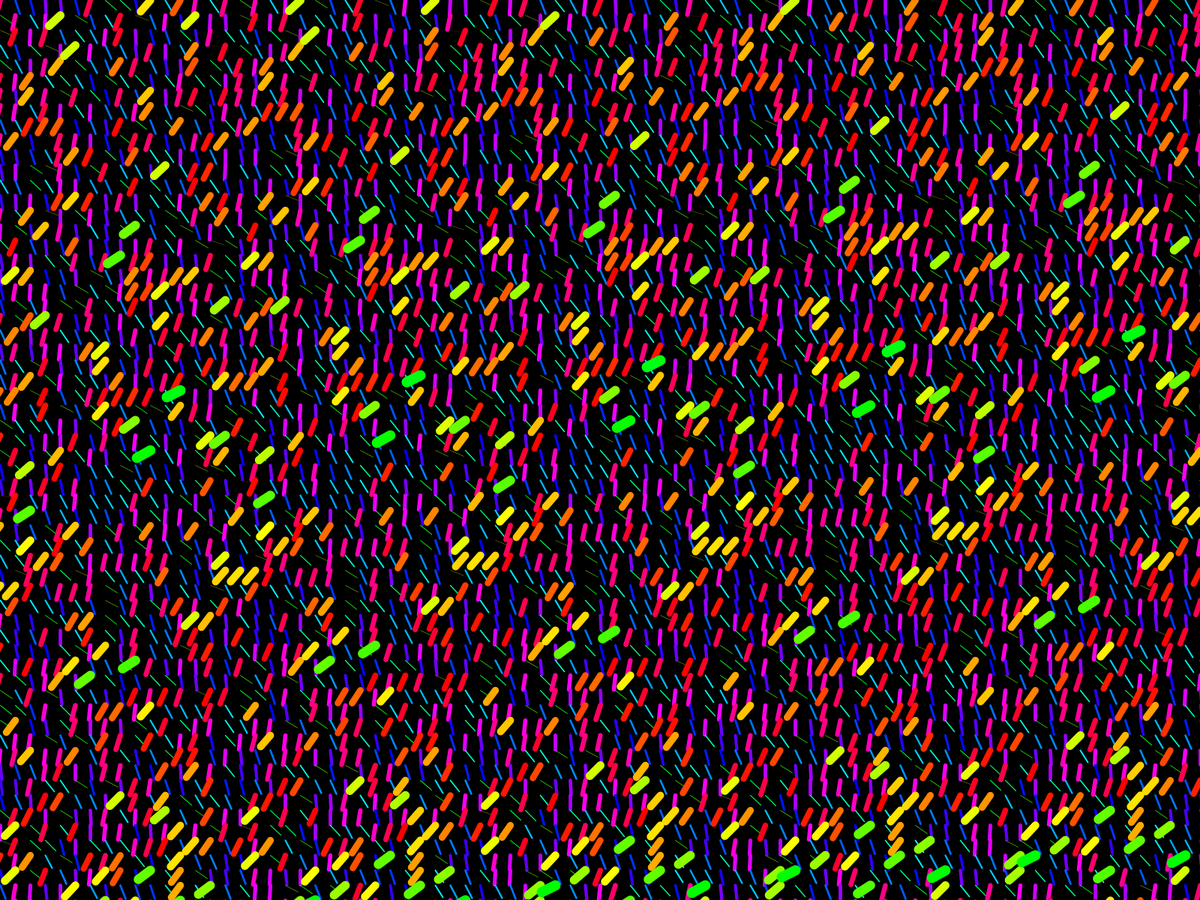
Frame 1 (no input)
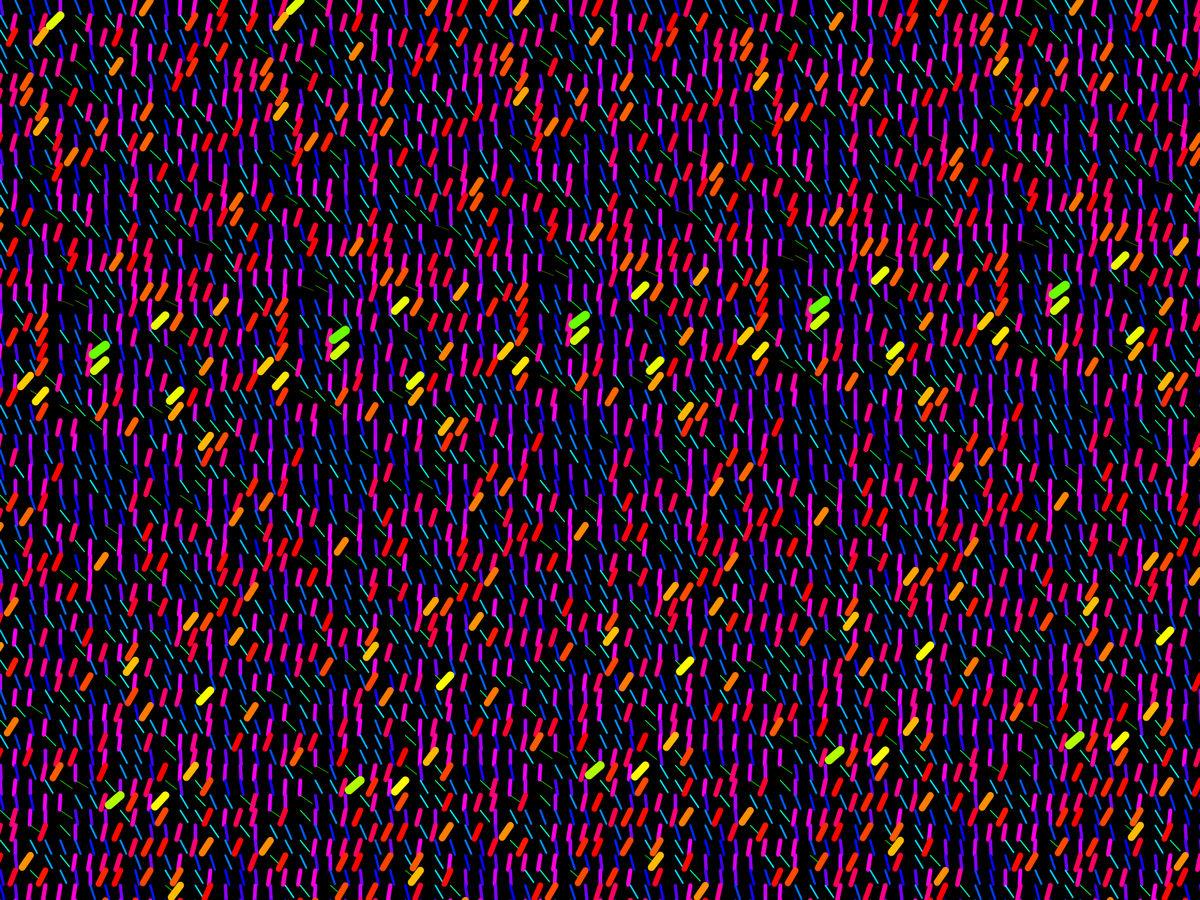
Frame 60 (the mouse pressed at the canvas centre just before this capture)
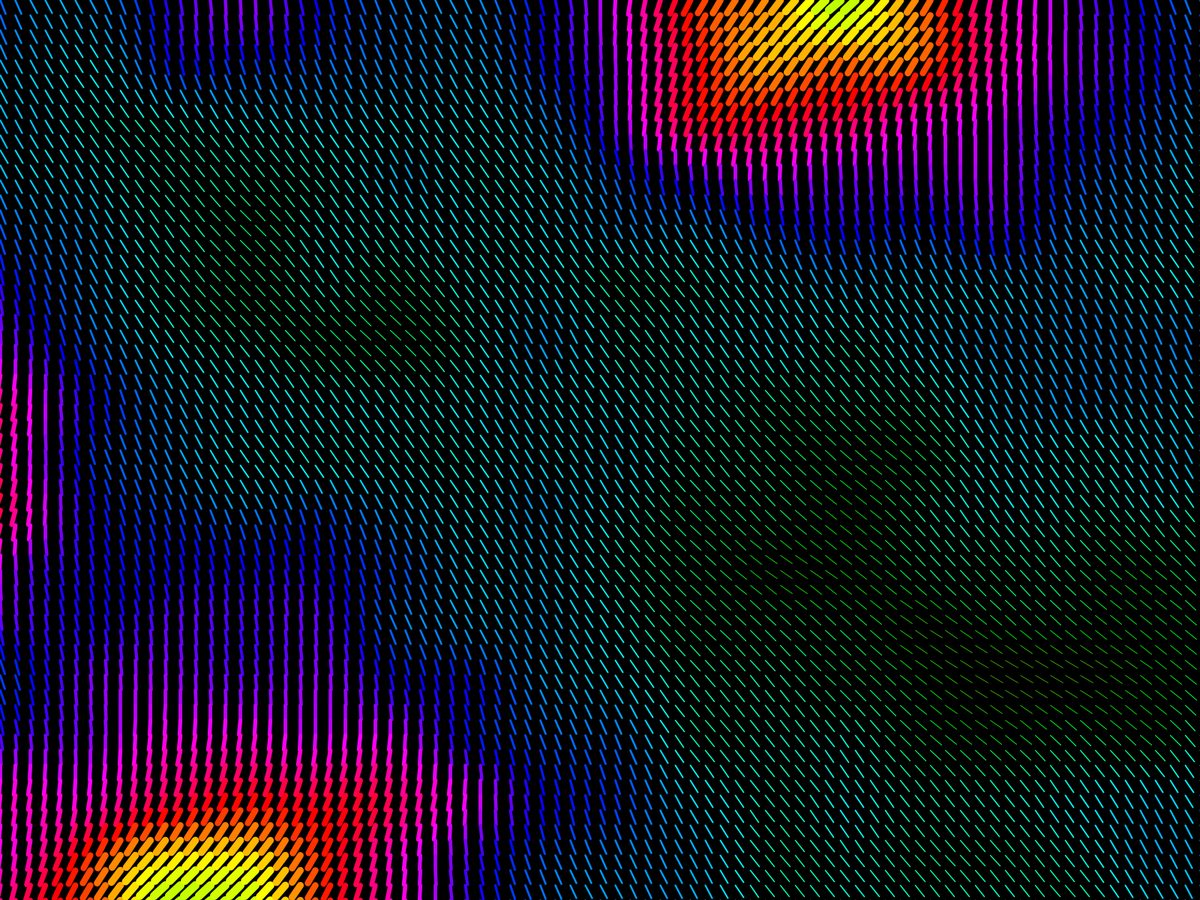
Frame 120 (the mouse held since frame 60 and released just before this capture)

The Processing sketch that drew these frames (run headless with seeded random() and noise(); from frame 60 on, the mouse is pressed at the canvas centre):

// Processing sketch: Heatmap_Slash
// ── Heatmap_Slash.pde
float getX(float r, float phi) {return r * cos(phi);}
float getY(float r, float phi) {return r * sin(phi);}


float phi = 0;
float r = 20;

float cX = 0;
float cY = 0;

float t = 0;

void setup() {
  fullScreen();
  noCursor();
  
  
  colorMode(HSB);
  strokeWeight(1);
  background(0,0,0);
  //cX = width/2;
  //cY = height/2;
  cX = 0;
  cY = 0;
}



void draw() {
  //translate(width/2, height/2);
  background(0,0,0);
  smooth();
  stroke(255,255,255);
  
  for (float x = 0; x < width+100; x += 20) {
    for (float y = 0; y < height+100; y += 20) {
      //float y = height;
      phi = 3* noise(x/(mouseX+1) + t, y/(mouseY+1));
      stroke((phi*130.0)%255, 255, 255);
      strokeWeight(phi*phi*2);
      line(x,y, x + getX(r, phi), y + getY(r, phi));
    }
  }
  phi += 0.01;
  
  //cX += random(30)-15;
  //cY += random(30)-15;
  
  //cX = (t*50)%width;
  //cY = height/2 + 300*sin(sin(t));
  
  //cX += 2 + 7*sin(cY/100);
  //cY = (cY + 2.1)%height;
  
  t += 0.005;
}
